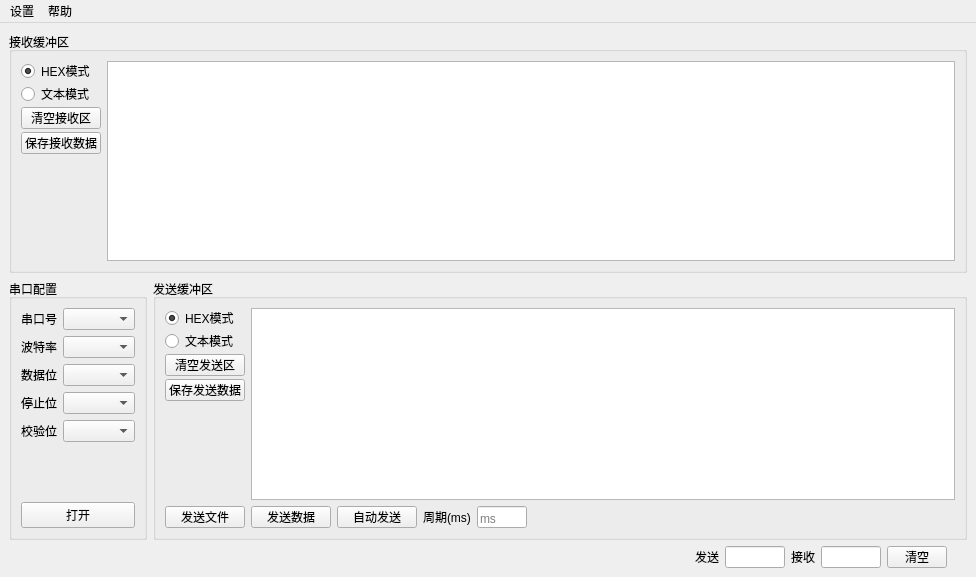
<?xml version="1.0" encoding="UTF-8"?>
<ui version="4.0">
 <class>MainWindow</class>
 <widget class="QMainWindow" name="MainWindow">
  <property name="enabled">
   <bool>true</bool>
  </property>
  <property name="geometry">
   <rect>
    <x>0</x>
    <y>0</y>
    <width>976</width>
    <height>577</height>
   </rect>
  </property>
  <property name="minimumSize">
   <size>
    <width>590</width>
    <height>0</height>
   </size>
  </property>
  <property name="windowTitle">
   <string>MainWindow</string>
  </property>
  <widget class="QWidget" name="centralwidget">
   <layout class="QGridLayout" name="gridLayout">
    <item row="0" column="0">
     <layout class="QVBoxLayout" name="verticalLayout_12">
      <item>
       <widget class="QGroupBox" name="groupBox_3">
        <property name="title">
         <string>接收缓冲区</string>
        </property>
        <layout class="QVBoxLayout" name="verticalLayout_11">
         <item>
          <layout class="QVBoxLayout" name="verticalLayout_8">
           <item>
            <layout class="QHBoxLayout" name="horizontalLayout_11">
             <item>
              <layout class="QVBoxLayout" name="verticalLayout_9">
               <item>
                <layout class="QVBoxLayout" name="verticalLayout_10">
                 <property name="spacing">
                  <number>3</number>
                 </property>
                 <item>
                  <widget class="QRadioButton" name="radioButton_5">
                   <property name="sizePolicy">
                    <sizepolicy hsizetype="Minimum" vsizetype="Minimum">
                     <horstretch>0</horstretch>
                     <verstretch>0</verstretch>
                    </sizepolicy>
                   </property>
                   <property name="maximumSize">
                    <size>
                     <width>16777215</width>
                     <height>20</height>
                    </size>
                   </property>
                   <property name="toolTip">
                    <string>十六进制模式发送</string>
                   </property>
                   <property name="text">
                    <string>HEX模式</string>
                   </property>
                   <property name="checked">
                    <bool>true</bool>
                   </property>
                  </widget>
                 </item>
                 <item>
                  <widget class="QRadioButton" name="radioButton_6">
                   <property name="sizePolicy">
                    <sizepolicy hsizetype="Minimum" vsizetype="Minimum">
                     <horstretch>0</horstretch>
                     <verstretch>0</verstretch>
                    </sizepolicy>
                   </property>
                   <property name="maximumSize">
                    <size>
                     <width>16777215</width>
                     <height>20</height>
                    </size>
                   </property>
                   <property name="toolTip">
                    <string>普通文本模式发送</string>
                   </property>
                   <property name="text">
                    <string>文本模式</string>
                   </property>
                  </widget>
                 </item>
                 <item>
                  <widget class="QPushButton" name="pushButton_13">
                   <property name="maximumSize">
                    <size>
                     <width>16777215</width>
                     <height>22</height>
                    </size>
                   </property>
                   <property name="text">
                    <string>清空接收区</string>
                   </property>
                  </widget>
                 </item>
                 <item>
                  <widget class="QPushButton" name="pushButton_14">
                   <property name="maximumSize">
                    <size>
                     <width>16777215</width>
                     <height>22</height>
                    </size>
                   </property>
                   <property name="text">
                    <string>保存接收数据</string>
                   </property>
                  </widget>
                 </item>
                 <item>
                  <spacer name="verticalSpacer">
                   <property name="orientation">
                    <enum>Qt::Vertical</enum>
                   </property>
                   <property name="sizeHint" stdset="0">
                    <size>
                     <width>20</width>
                     <height>40</height>
                    </size>
                   </property>
                  </spacer>
                 </item>
                </layout>
               </item>
              </layout>
             </item>
             <item>
              <widget class="QTextEdit" name="textEdit_3"/>
             </item>
            </layout>
           </item>
          </layout>
         </item>
        </layout>
       </widget>
      </item>
      <item>
       <layout class="QHBoxLayout" name="horizontalLayout_7">
        <item>
         <widget class="QGroupBox" name="groupBox">
          <property name="title">
           <string>串口配置</string>
          </property>
          <layout class="QHBoxLayout" name="horizontalLayout_6">
           <item>
            <layout class="QVBoxLayout" name="verticalLayout_2">
             <item>
              <layout class="QFormLayout" name="formLayout">
               <item row="0" column="0">
                <widget class="QLabel" name="label">
                 <property name="text">
                  <string>串口号</string>
                 </property>
                </widget>
               </item>
               <item row="0" column="1">
                <widget class="QComboBox" name="cB_serailport">
                 <property name="enabled">
                  <bool>true</bool>
                 </property>
                </widget>
               </item>
               <item row="1" column="0">
                <widget class="QLabel" name="label_2">
                 <property name="text">
                  <string>波特率</string>
                 </property>
                </widget>
               </item>
               <item row="1" column="1">
                <widget class="QComboBox" name="cB_bautrate"/>
               </item>
               <item row="2" column="0">
                <widget class="QLabel" name="Label">
                 <property name="text">
                  <string>数据位</string>
                 </property>
                </widget>
               </item>
               <item row="2" column="1">
                <widget class="QComboBox" name="cB_databits"/>
               </item>
               <item row="3" column="0">
                <widget class="QLabel" name="label_3">
                 <property name="text">
                  <string>停止位</string>
                 </property>
                </widget>
               </item>
               <item row="3" column="1">
                <widget class="QComboBox" name="cB_stopbit"/>
               </item>
               <item row="4" column="0">
                <widget class="QLabel" name="label_4">
                 <property name="text">
                  <string>校验位</string>
                 </property>
                </widget>
               </item>
               <item row="4" column="1">
                <widget class="QComboBox" name="cB_checkbit"/>
               </item>
              </layout>
             </item>
             <item>
              <layout class="QHBoxLayout" name="horizontalLayout">
               <item>
                <widget class="QPushButton" name="pB_openSerail">
                 <property name="text">
                  <string>打开</string>
                 </property>
                </widget>
               </item>
              </layout>
             </item>
            </layout>
           </item>
          </layout>
         </widget>
        </item>
        <item>
         <widget class="QGroupBox" name="groupBox_2">
          <property name="title">
           <string>发送缓冲区</string>
          </property>
          <layout class="QHBoxLayout" name="horizontalLayout_5">
           <item>
            <layout class="QVBoxLayout" name="verticalLayout_4">
             <item>
              <layout class="QHBoxLayout" name="horizontalLayout_2">
               <item>
                <layout class="QVBoxLayout" name="verticalLayout_3">
                 <property name="spacing">
                  <number>3</number>
                 </property>
                 <item>
                  <layout class="QVBoxLayout" name="verticalLayout">
                   <item>
                    <widget class="QRadioButton" name="radioButton_2">
                     <property name="sizePolicy">
                      <sizepolicy hsizetype="Minimum" vsizetype="Minimum">
                       <horstretch>0</horstretch>
                       <verstretch>0</verstretch>
                      </sizepolicy>
                     </property>
                     <property name="maximumSize">
                      <size>
                       <width>16777215</width>
                       <height>20</height>
                      </size>
                     </property>
                     <property name="toolTip">
                      <string>十六进制模式发送</string>
                     </property>
                     <property name="text">
                      <string>HEX模式</string>
                     </property>
                     <property name="checked">
                      <bool>true</bool>
                     </property>
                    </widget>
                   </item>
                   <item>
                    <widget class="QRadioButton" name="radioButton">
                     <property name="sizePolicy">
                      <sizepolicy hsizetype="Minimum" vsizetype="Minimum">
                       <horstretch>0</horstretch>
                       <verstretch>0</verstretch>
                      </sizepolicy>
                     </property>
                     <property name="maximumSize">
                      <size>
                       <width>16777215</width>
                       <height>20</height>
                      </size>
                     </property>
                     <property name="toolTip">
                      <string>普通文本模式发送</string>
                     </property>
                     <property name="text">
                      <string>文本模式</string>
                     </property>
                    </widget>
                   </item>
                   <item>
                    <widget class="QPushButton" name="pushButton_2">
                     <property name="maximumSize">
                      <size>
                       <width>16777215</width>
                       <height>22</height>
                      </size>
                     </property>
                     <property name="text">
                      <string>清空发送区</string>
                     </property>
                    </widget>
                   </item>
                   <item>
                    <widget class="QPushButton" name="pushButton_3">
                     <property name="maximumSize">
                      <size>
                       <width>16777215</width>
                       <height>22</height>
                      </size>
                     </property>
                     <property name="text">
                      <string>保存发送数据</string>
                     </property>
                    </widget>
                   </item>
                   <item>
                    <spacer name="verticalSpacer_2">
                     <property name="orientation">
                      <enum>Qt::Vertical</enum>
                     </property>
                     <property name="sizeHint" stdset="0">
                      <size>
                       <width>20</width>
                       <height>40</height>
                      </size>
                     </property>
                    </spacer>
                   </item>
                  </layout>
                 </item>
                </layout>
               </item>
               <item>
                <widget class="QTextEdit" name="textEdit"/>
               </item>
              </layout>
             </item>
             <item>
              <layout class="QHBoxLayout" name="horizontalLayout_3">
               <item alignment="Qt::AlignLeft|Qt::AlignVCenter">
                <widget class="QPushButton" name="pushButton_4">
                 <property name="maximumSize">
                  <size>
                   <width>16777215</width>
                   <height>22</height>
                  </size>
                 </property>
                 <property name="text">
                  <string>发送文件</string>
                 </property>
                </widget>
               </item>
               <item alignment="Qt::AlignVCenter">
                <widget class="QPushButton" name="pushButton_5">
                 <property name="minimumSize">
                  <size>
                   <width>0</width>
                   <height>0</height>
                  </size>
                 </property>
                 <property name="maximumSize">
                  <size>
                   <width>16777215</width>
                   <height>22</height>
                  </size>
                 </property>
                 <property name="text">
                  <string>发送数据</string>
                 </property>
                </widget>
               </item>
               <item alignment="Qt::AlignVCenter">
                <widget class="QPushButton" name="pushButton_6">
                 <property name="maximumSize">
                  <size>
                   <width>16777215</width>
                   <height>22</height>
                  </size>
                 </property>
                 <property name="text">
                  <string>自动发送</string>
                 </property>
                </widget>
               </item>
               <item alignment="Qt::AlignVCenter">
                <widget class="QLabel" name="label_5">
                 <property name="maximumSize">
                  <size>
                   <width>16777215</width>
                   <height>22</height>
                  </size>
                 </property>
                 <property name="text">
                  <string>周期(ms)</string>
                 </property>
                 <property name="alignment">
                  <set>Qt::AlignBottom|Qt::AlignLeading|Qt::AlignLeft</set>
                 </property>
                </widget>
               </item>
               <item alignment="Qt::AlignVCenter">
                <widget class="QLineEdit" name="lE_send_ms">
                 <property name="sizePolicy">
                  <sizepolicy hsizetype="Expanding" vsizetype="Minimum">
                   <horstretch>0</horstretch>
                   <verstretch>0</verstretch>
                  </sizepolicy>
                 </property>
                 <property name="maximumSize">
                  <size>
                   <width>50</width>
                   <height>22</height>
                  </size>
                 </property>
                 <property name="alignment">
                  <set>Qt::AlignBottom|Qt::AlignLeading|Qt::AlignLeft</set>
                 </property>
                 <property name="placeholderText">
                  <string>ms</string>
                 </property>
                </widget>
               </item>
               <item>
                <spacer name="horizontalSpacer">
                 <property name="orientation">
                  <enum>Qt::Horizontal</enum>
                 </property>
                 <property name="sizeHint" stdset="0">
                  <size>
                   <width>40</width>
                   <height>20</height>
                  </size>
                 </property>
                </spacer>
               </item>
              </layout>
             </item>
            </layout>
           </item>
          </layout>
         </widget>
        </item>
       </layout>
      </item>
      <item>
       <layout class="QHBoxLayout" name="horizontalLayout_4">
        <item>
         <spacer name="horizontalSpacer_2">
          <property name="orientation">
           <enum>Qt::Horizontal</enum>
          </property>
          <property name="sizeHint" stdset="0">
           <size>
            <width>40</width>
            <height>20</height>
           </size>
          </property>
         </spacer>
        </item>
        <item>
         <widget class="QLabel" name="label_6">
          <property name="text">
           <string>发送</string>
          </property>
         </widget>
        </item>
        <item>
         <widget class="QLineEdit" name="lineEdit_2">
          <property name="maximumSize">
           <size>
            <width>60</width>
            <height>16777215</height>
           </size>
          </property>
          <property name="readOnly">
           <bool>true</bool>
          </property>
         </widget>
        </item>
        <item>
         <widget class="QLabel" name="label_7">
          <property name="text">
           <string>接收</string>
          </property>
         </widget>
        </item>
        <item>
         <widget class="QLineEdit" name="lineEdit_3">
          <property name="maximumSize">
           <size>
            <width>60</width>
            <height>16777215</height>
           </size>
          </property>
          <property name="readOnly">
           <bool>true</bool>
          </property>
         </widget>
        </item>
        <item>
         <widget class="QPushButton" name="pB_rm_count">
          <property name="maximumSize">
           <size>
            <width>60</width>
            <height>22</height>
           </size>
          </property>
          <property name="text">
           <string>清空</string>
          </property>
         </widget>
        </item>
        <item>
         <spacer name="horizontalSpacer_4">
          <property name="orientation">
           <enum>Qt::Horizontal</enum>
          </property>
          <property name="sizeType">
           <enum>QSizePolicy::Fixed</enum>
          </property>
          <property name="sizeHint" stdset="0">
           <size>
            <width>20</width>
            <height>20</height>
           </size>
          </property>
         </spacer>
        </item>
       </layout>
      </item>
     </layout>
    </item>
   </layout>
  </widget>
  <widget class="QMenuBar" name="menubar">
   <property name="geometry">
    <rect>
     <x>0</x>
     <y>0</y>
     <width>976</width>
     <height>26</height>
    </rect>
   </property>
   <widget class="QMenu" name="menuSetting">
    <property name="title">
     <string>设置</string>
    </property>
    <addaction name="actionyiti"/>
   </widget>
   <widget class="QMenu" name="menuHelp">
    <property name="title">
     <string>帮助</string>
    </property>
   </widget>
   <addaction name="menuSetting"/>
   <addaction name="menuHelp"/>
  </widget>
  <action name="actionyiti">
   <property name="text">
    <string>yiti</string>
   </property>
  </action>
 </widget>
 <resources/>
 <connections/>
</ui>
